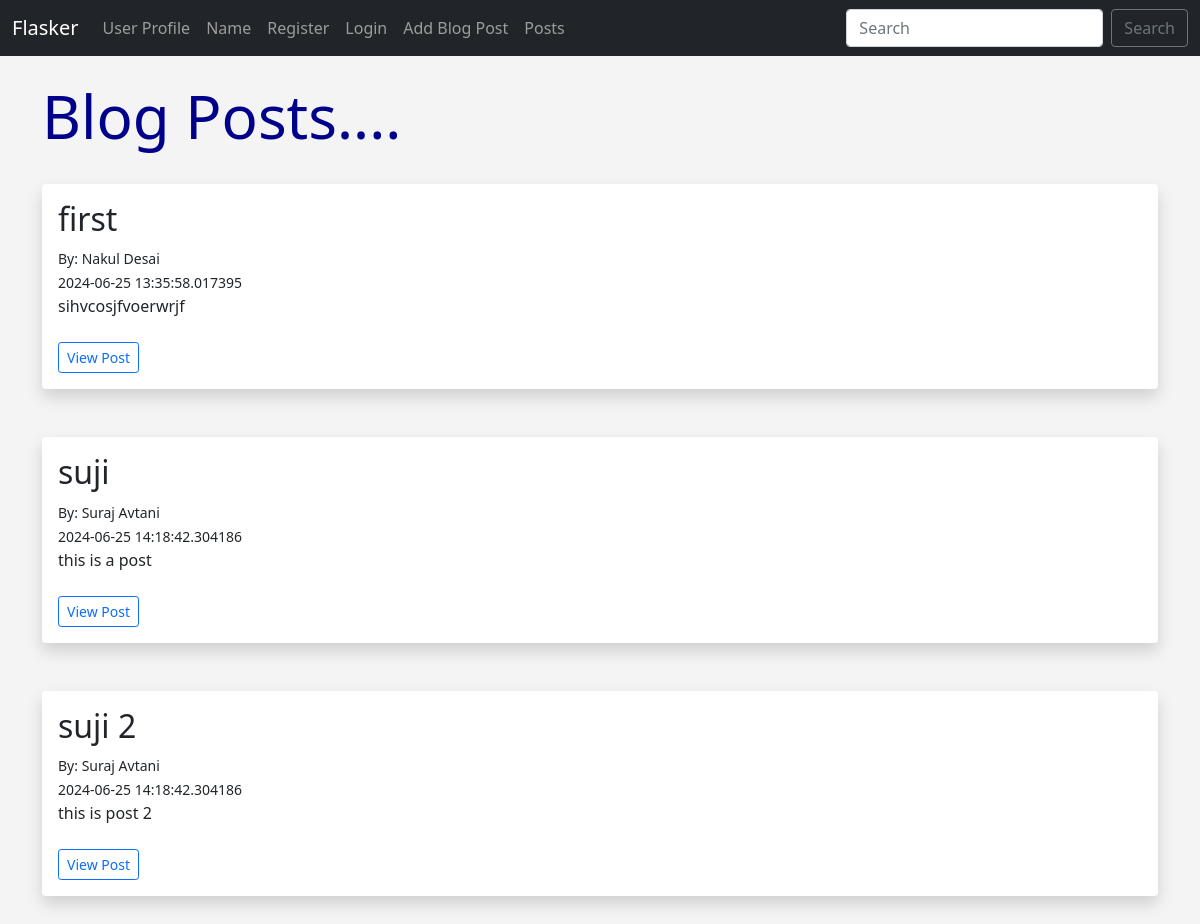
/posts, run on an earlier commit of the app's database.
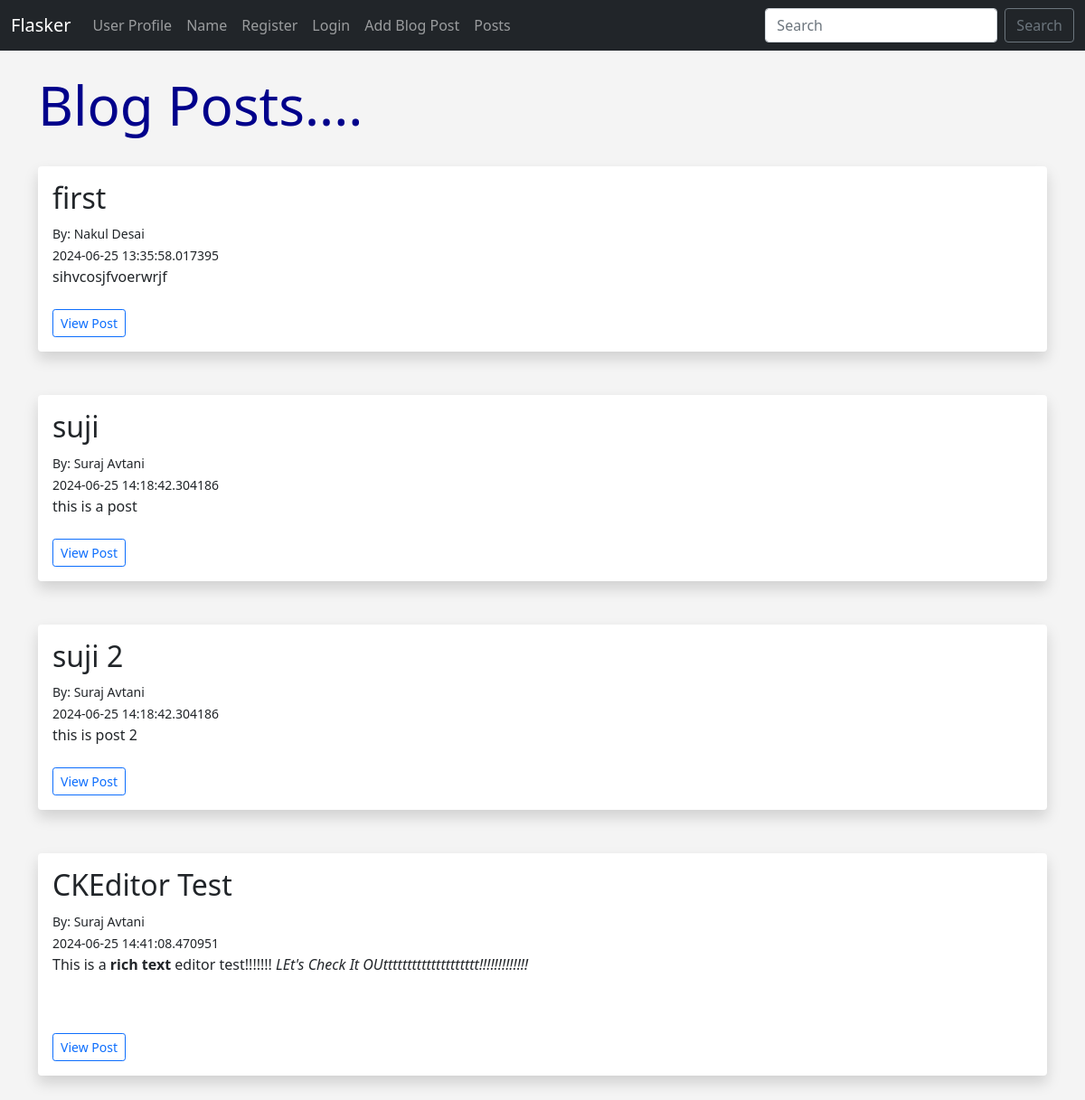
And on a later commit of the database.
### app.py (models this page shows, shortened)
class Posts(db.Model):
	id = db.Column(db.Integer, primary_key=True)
	title = db.Column(db.String(255), nullable=False)
	content = db.Column(db.Text, nullable=False)
	date_posted = db.Column(db.DateTime, default=datetime.now())
	slug = db.Column(db.String(255), nullable=False)
	poster_id = db.Column(db.Integer, db.ForeignKey('users.id'))

class Users(db.Model,UserMixin):
	id = db.Column(db.Integer, primary_key=True)
	username = db.Column(db.String(20), nullable=False, unique=True)
	name = db.Column(db.String(200), nullable=False)
	email = db.Column(db.String(120), nullable=False, unique=True)
	field = db.Column(db.String(120))
	about_author = db.Column(db.Text(500), nullable=True)
	date_added = db.Column(db.DateTime, default=datetime.now)
	profile_pic = db.Column(db.String, nullable=True)
	password_hash = db.Column(db.String(200))
	posts = db.relationship('Posts', backref='poster')
	@property
	def password(self):
		raise AttributeError('password is not a readable attribute!')

### app.py (the view)
@app.route('/posts')
def posts():
	posts = Posts.query.order_by(Posts.date_posted)
	return render_template('posts.html', posts=posts)

### webforms.py
class SearchForm(FlaskForm):
	searched = StringField('Searched', validators=[DataRequired()])
	submit = SubmitField('Search')

### app.py (called while the page is built)
@app.context_processor
def base():
	form = SearchForm()
	return dict(form=form)

### templates/posts.html (shortened to what this page needs)
{% extends 'base.html' %}
{% block content %}
    <h1>Blog Posts....</h1>
    <br/>
    {% for post in posts %}
    <div class="shadow p-3 mb-5 bg-body rounded">
        <h2>{{ post.title }}</h2>
        <small>By: {{ post.poster.name }} <br>
        {{ post.date_posted }}</small> <br>
        {{ post.content|safe }} <br><br>
        <a href="{{ url_for('post', id=post.id) }}" class="btn btn-outline-primary btn-sm">View Post</a>
    </div>
    {% endfor %}
{% endblock content %}

### templates/base.html (shortened to what this page needs)
<!doctype html>
<html lang="en">
  <head>
    <link href="https://cdn.jsdelivr.net/npm/bootstrap@5.0.2/dist/css/bootstrap.min.css" rel="stylesheet">
    <link href="{{url_for('static', filename='css/style.css')}}" rel="stylesheet">
  </head>
  <body>
    {% include 'navbar.html' %}
    <br>
    <div class="container">
        {% block content %}
        {% endblock content %}
    </div>
  </body>
</html>

### templates/navbar.html (shortened to what this page needs)
<nav class="navbar navbar-expand-lg navbar-dark bg-dark">
    <div class="container-fluid">
      <a class="navbar-brand" href="/">Flasker</a>
      <div class="collapse navbar-collapse" id="navbarSupportedContent">
        <ul class="navbar-nav me-auto mb-2 mb-lg-0">
          <li class="nav-item">
            <a class="nav-link" href="{{url_for('user', name= 'Nakul')}}">User Profile</a>
          </li>
          <li class="nav-item">
            <a class="nav-link" href="{{url_for('name')}}">Name</a>
          </li>
          {% if current_user.is_authenticated %}
            <li class="nav-item">
              <a class="nav-link" href="{{url_for('dashboard')}}">Dashboard</a>
            </li>
            {% if current_user.id == 1 %}
              <li class="nav-item">
                <a class="nav-link" href="{{url_for('admin')}}">Admin</a>
              </li>
            {% endif %}
            <li class="nav-item">
              <a class="nav-link" href="{{url_for('logout')}}">Logout</a>
            </li>
          {% else %}
            <li class="nav-item">
              <a class="nav-link" href="{{url_for('add_user')}}">Register</a>
            </li>
            <li class="nav-item">
              <a class="nav-link" href="{{url_for('login')}}">Login</a>
            </li>
          {% endif %}
          <li class="nav-item">
            <a class="nav-link" href="{{url_for('add_post')}}">Add Blog Post</a>
          </li>
          <li class="nav-item">
            <a class="nav-link" href="{{url_for('posts')}}">Posts</a>
          </li>
        </ul>
        <form method="POST" action="{{ url_for('search') }}" class="d-flex">
          <input class="form-control me-2" type="search" placeholder="Search" aria-label="Search" name="searched">
          <button class="btn btn-outline-secondary" type="submit">Search</button>
        </form>
      </div>
    </div>
  </nav>

### static/css/style.css (style rules this page uses)
h1 { color: darkblue; font-size: 60px; }
body { background: #f4f4f4; }

What changed in the data, as far as the page shows it:
added Posts: title "CKEditor Test", poster.name "Suraj Avtani", date_posted "2024-06-25 14:41:08.470951", content "This is a rich text editor test!!!!!!! LEt's Check It OUtttttttttttttttttttt!!!!!!!!!!!!!"
